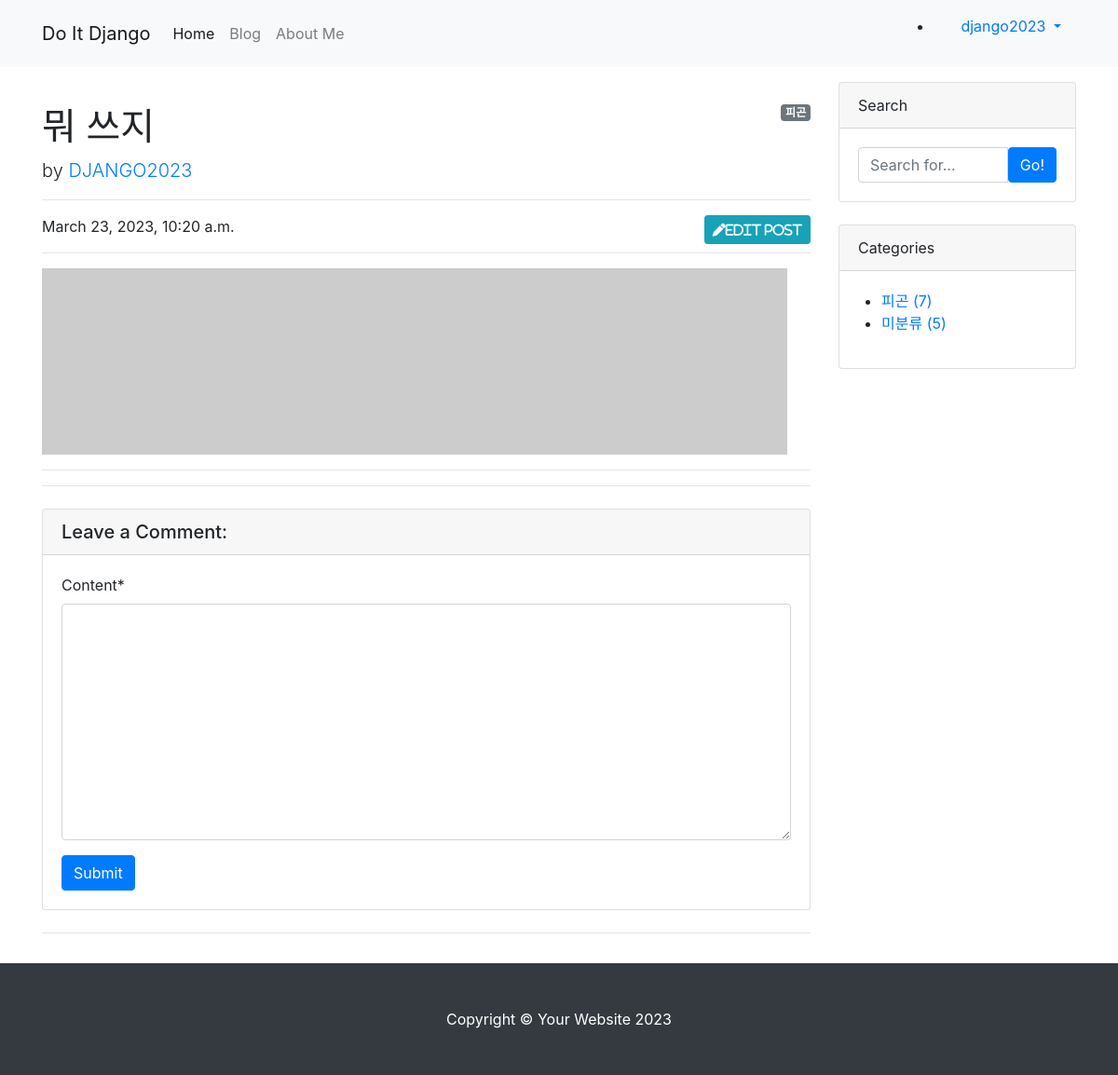
Page /blog/1/ (signed in) on the committed database.
### blog/models.py (models this page shows, shortened)
class Post(models.Model):
    title = models.CharField(max_length=30)
    hook_text = models.CharField(max_length=100, blank=True)
    content = MarkdownxField()
    head_image = models.ImageField(upload_to='blog/images/%Y/%m/%d/', blank=True)
    file_upload = models.FileField(upload_to='blog/files/%Y/%m/%d/', blank=True)
    created_at = models.DateTimeField(auto_now_add=True)
    updated_at = models.DateTimeField(auto_now=True)
    author = models.ForeignKey(User, null=True, on_delete=models.SET_NULL)
    category = models.ForeignKey(Category, null=True, blank=True, on_delete=models.SET_NULL)
    tags = models.ManyToManyField(Tag, blank=True)
    def get_absolute_url(self):
        return f'/blog/{self.pk}/'
    def get_content_markdown(self):
        return markdown(self.content)

class Category(models.Model):
    name = models.CharField(max_length=50)
    slug = models.SlugField(max_length=200, unique=True, allow_unicode=True)
    def __str__(self):
        return self.name
    def get_absolute_url(self): # get_absolute_url -> URL을 반환하는 메서드
        return f'/blog/category/{self.slug}/'
    class Meta:
        verbose_name_plural = 'categories'

### blog/views.py (the view)
# urls.py: path('<int:pk>/', views.PostDetail.as_view()),
class PostDetail(DetailView):
    model = Post # Post 모델에 대한 개별 페이지 생성
    def get_context_data(self, **kwargs):
        context = super(PostDetail, self).get_context_data()
        context["categories"] = Category.objects.all()
        context['no_category_post_count'] = Post.objects.filter(category=None).count()
        context['comment_form'] = CommentForm
        return context

### blog/templates/blog/post_detail.html (shortened to what this page needs)
{% extends 'blog/base.html' %}
{% load crispy_forms_tags %}
{% block main_area %}
  <div id="post-area">
    {% if post.category %}
      <span class="badge badge-secondary float-right">{{ post.category }}</span>
    {% else %}
      <span class="badge badge-secondary float-right">미분류</span>
    {% endif %}
      <h1 class="mt-4">{{ post.title }}</h1>
      <p class="lead">
        by
        <a href="#">{{ post.author | upper }}</a>
      </p>
      <hr>
      {% if user.is_authenticated and user == post.author %}
        <a class="btn btn-info btn-sm float-right" href="/blog/update_post/{{ post.pk }}" role="button">
          <i class="fas fa-pen">Edit Post</i>
        </a>
        {% endif %}
      <p>{{ post.created_at }}</p>
      <hr>
      {% if post.head_image %}
        <img class="img-fluid rounded" src="{{ post.head_image.url }}" alt="{{ post.title }} head_image">
      {% else %}
        <img src="https://picsum.photos/seed/{{ post.id }}/800/200" alt="random_image">
      {% endif %}
        <hr>
    <hr>
    </div>
    <div id="comment-area">
      <div class="card my-4">
        <h5 class="card-header">Leave a Comment:</h5>
        <div class="card-body">
          {% if user.is_authenticated %}
            <form id="comment-form" method="POST" action="{{ post.get_absolute_url }}new_comment/">
              <div class="form-group">
                {{ comment_form | crispy }}
              </div>
              <button type="submit" class="btn btn-primary">Submit</button>
            </form>
          {% else %}
            <a role="button" class="btn btn-outline-dark btn-clock btn-sm" href="#" data-toggle="model" data-target="#loginModal">
              Log in and leave a comment
            </a>
          {% endif %}
        </div>
      </div>
    </div>
    <hr/>
{% endblock %}

### blog/templates/blog/base.html (shortened to what this page needs)
<!DOCTYPE html>
{% load static %}
<html lang="ko">
<html>
    <head>
        <link rel="stylesheet" href="{% static 'blog/bootstrap/bootstrap.min.css' %}" media="screen">
    </head>
    <body>
        {% include 'blog/navbar.html' %}
        <div class="container my-3">
            <div class="row">
                <div class="col-md-8 col-lg-9" id="main-area">
                   {% block main_area %}
                   {% endblock %}
                </div>
                <div class="col-md-4 col-lg-3">
                    <div class="card mb-4">
                        <div class="card-header">Search</div>
                        <div class="card-body">
                            <div class="input-group">
                                <input class="form-control" type="text" placeholder="Search for..." id="search-input"/>
                                <span class="input-group-btn">
                                    <button class="btn btn-primary" type="button" onclick="searchPost();">Go!</button>
                                </span>
                            </div>
                        </div>
                    </div>
                    <div class="card mb-4" id="categories-card">
                        <div class="card-header">Categories</div>
                        <div class="card-body">
                            <div class="row">
                                <ul>
                                    {% for category in categories %}
                                    <li><a href="{{ category.get_absolute_url }}"> {{ category }} ({{category.post_set.count }})</a></li>
                                    {% endfor %}
                                    <li><a href="/blog/category/no_category/">미분류 ({{ no_category_post_count }})</a></li>
                                </ul>
                            </div>
                        </div>
                    </div>
                </div>
            </div>
        </div>
        {% include 'blog/footer.html' %}
    </body>
</html>

### blog/templates/blog/navbar.html (shortened to what this page needs)
{% load socialaccount %}
<nav class="navbar navbar-expand-lg navbar-light bg-light">
    <div class="container">
        <a class="navbar-brand" href="/">Do It Django</a>
        <div class="collapse navbar-collapse" id="navbarNavDropdown">
            <ul class="navbar-nav">
                <li class="nav-item active">
                    <a class="nav-link" href="/">Home</a>
                </li>
                <li class="nav-item">
                    <a class="nav-link" href="/blog/">Blog</a>
                </li>
                <li class="nav-item">
                    <a class="nav-link" href="/about_me/">About Me</a>
                </li>
            </ul>
            <ul class="nabvar-nav ml-auto">
                {% if user.is_authenticated %}
                    <li class="nav-item dropdown">
                        <a class="nav-link dropdown-toggle" href="#" id="navbarDropdownMenuLink" role="button" data-toggle="dropdown" aria-haspopup="true" aria-expanded="false">
                            {{ user.username }}
                        </a>
                    </li>
                {% else %}
                    <li class="nav-item">
                        <a class="nav-link" href="#" data-toggle="modal" data-target="#loginModal">Log In</a>
                    </li>
                {% endif %}
            </ul>
        </div>
    </div>
</nav>

### rows in the picture
Post: category "피곤", title "뭐 쓰지", author "DJANGO2023", created_at "March 23, 2023, 10:20 a.m."
Category: name "피곤", post_set.count "7"

### other values in the picture
{{ user.username }} "django2023"
{{ no_category_post_count }} "5"
